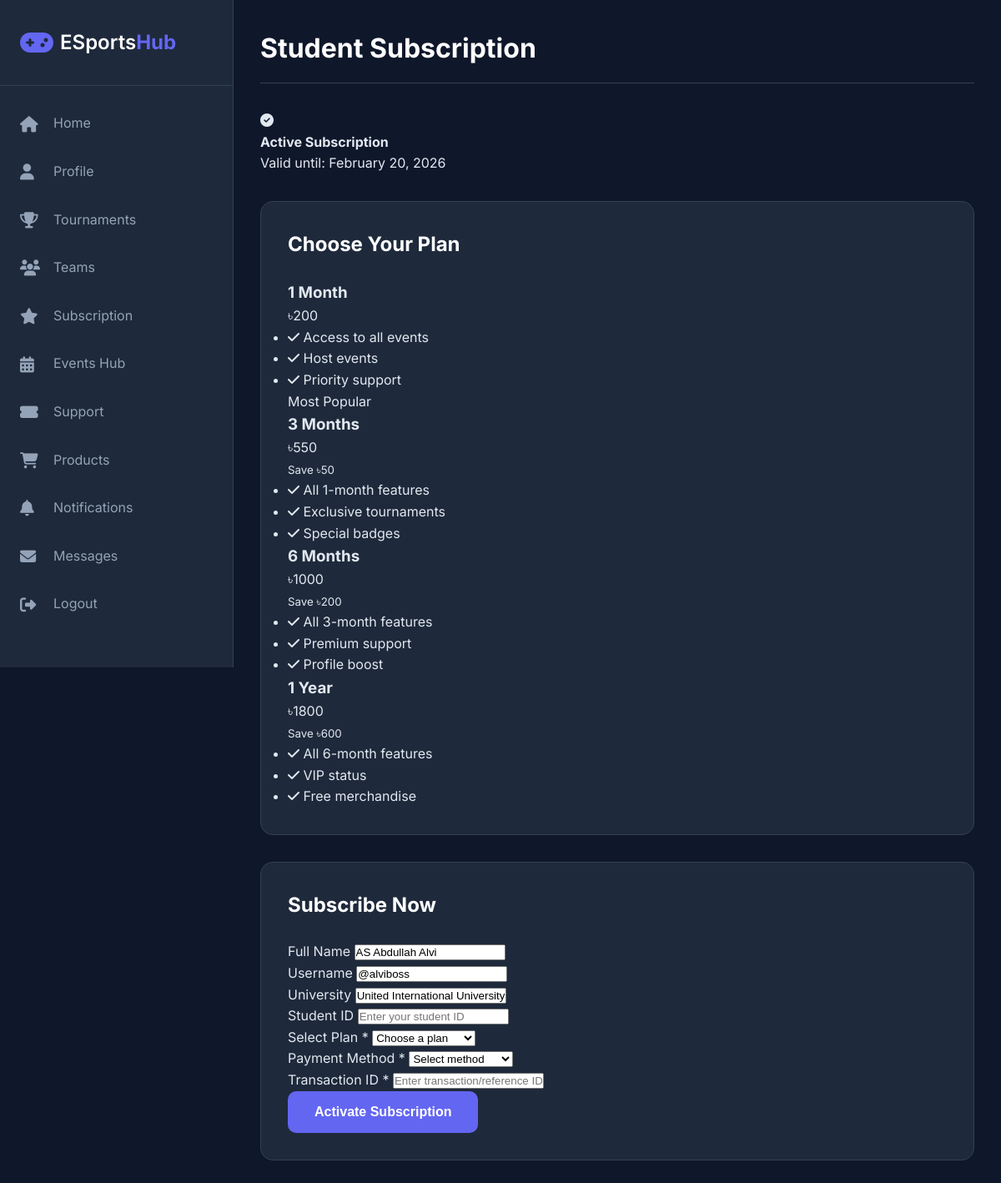
Page /user/subscription.php (signed in) on the committed database.
### tables this page shows
CREATE TABLE `subscriptions` (
  `subscription_id` int(11) NOT NULL,
  `user_id` int(11) NOT NULL,
  `plan_duration` enum('1_month','3_months','6_months','1_year') NOT NULL,
  `amount` decimal(10,2) NOT NULL,
  `payment_method` enum('bKash','Nagad','Card') NOT NULL,
  `transaction_id` varchar(100) DEFAULT NULL,
  `start_date` date NOT NULL,
  `end_date` date NOT NULL,
  `is_active` tinyint(1) DEFAULT 1,
  `created_at` timestamp NOT NULL DEFAULT current_timestamp(),
  `expires_at` datetime DEFAULT NULL
);

CREATE TABLE `users` (
  `user_id` int(11) NOT NULL,
  `full_name` varchar(255) NOT NULL,
  `username` varchar(100) NOT NULL,
  `email` varchar(255) NOT NULL,
  `phone` varchar(20) NOT NULL,
  `password_hash` varchar(255) NOT NULL,
  `gender` enum('Male','Female','Other') NOT NULL,
  `date_of_birth` date NOT NULL,
  `profession` enum('Student','Job Holder','Freelancer','Entrepreneur','Content Creator','None') NOT NULL,
  `role` enum('user','admin','host') DEFAULT 'user',
  `is_active` tinyint(1) DEFAULT 1,
  `profile_image` varchar(255) DEFAULT 'default-avatar.png',
  `terms_agreed` tinyint(1) NOT NULL DEFAULT 1,
  `created_at` timestamp NOT NULL DEFAULT current_timestamp(),
  `last_login` timestamp NULL DEFAULT NULL
);

CREATE TABLE `student_profiles` (
  `student_profile_id` int(11) NOT NULL,
  `user_id` int(11) NOT NULL,
  `university_id` int(11) NOT NULL,
  `department_id` int(11) DEFAULT NULL,
  `student_id_number` varchar(50) DEFAULT NULL,
  `enrollment_year` year(4) DEFAULT NULL,
  `created_at` timestamp NOT NULL DEFAULT current_timestamp()
);

CREATE TABLE `universities` (
  `university_id` int(11) NOT NULL,
  `university_name` varchar(255) NOT NULL,
  `short_name` varchar(50) DEFAULT NULL,
  `location` varchar(255) DEFAULT NULL,
  `created_at` timestamp NOT NULL DEFAULT current_timestamp()
);

### config/database.php (called while the page is built, shortened)
<?php
function executeQuery($conn, $sql) {
    $result = $conn->query($sql);
    return $result;
}
function getSingleRow($conn, $sql) {
    $result = executeQuery($conn, $sql);
    if ($result && $result->num_rows > 0) {
        return $result->fetch_assoc();
    }
    return null;
}
?>

### user/subscription.php (the view, shortened to what this page needs)
<?php
require_once '../config/database.php';
$conn = getConnection();
$user_id = $_SESSION['user_id'];
$sql = "SELECT sp.*, u.university_name FROM student_profiles sp
        LEFT JOIN universities u ON sp.university_id = u.university_id
        WHERE sp.user_id = $user_id";
$student_profile = getSingleRow($conn, $sql);
$sql = "SELECT * FROM subscriptions WHERE user_id = $user_id AND is_active = 1 ORDER BY end_date DESC LIMIT 1";
$active_subscription = getSingleRow($conn, $sql);
$user = getSingleRow($conn, "SELECT * FROM users WHERE user_id = $user_id");
?>
<!DOCTYPE html>
<html lang="en">
<head>
    <link rel="stylesheet" href="../assets/css/style.css">
    <link rel="stylesheet" href="../assets/css/dashboard.css">
    <link rel="stylesheet" href="https://cdnjs.cloudflare.com/ajax/libs/font-awesome/6.4.0/css/all.min.css">
</head>
<body class="dashboard-body">
    <div class="dashboard-container">
        <?php include 'includes/sidebar.php'; ?>
        <main class="main-content">
            <div class="top-bar">
                <h1>Student Subscription</h1>
            </div>
            <div class="dashboard-content">
                <?php if ($active_subscription): ?>
                <div class="alert alert-success">
                    <i class="fas fa-check-circle"></i>
                    <div>
                        <strong>Active Subscription</strong><br>
                        Valid until: <?php echo date('F d, Y', strtotime($active_subscription['end_date'])); ?>
                    </div>
                </div>
                <?php endif; ?>
                <div class="section">
                    <h2>Choose Your Plan</h2>
                    <div class="pricing-grid">
                        <div class="pricing-card">
                            <div class="pricing-header">
                                <h3>1 Month</h3>
                                <p class="price">৳200</p>
                            </div>
                            <ul class="pricing-features">
                                <li><i class="fas fa-check"></i> Access to all events</li>
                                <li><i class="fas fa-check"></i> Host events</li>
                                <li><i class="fas fa-check"></i> Priority support</li>
                            </ul>
                        </div>
                        <div class="pricing-card popular">
                            <div class="badge-popular">Most Popular</div>
                            <div class="pricing-header">
                                <h3>3 Months</h3>
                                <p class="price">৳550</p>
                                <small>Save ৳50</small>
                            </div>
                            <ul class="pricing-features">
                                <li><i class="fas fa-check"></i> All 1-month features</li>
                                <li><i class="fas fa-check"></i> Exclusive tournaments</li>
                                <li><i class="fas fa-check"></i> Special badges</li>
                            </ul>
                        </div>
                        <div class="pricing-card">
                            <div class="pricing-header">
                                <h3>6 Months</h3>
                                <p class="price">৳1000</p>
                                <small>Save ৳200</small>
                            </div>
                            <ul class="pricing-features">
                                <li><i class="fas fa-check"></i> All 3-month features</li>
                                <li><i class="fas fa-check"></i> Premium support</li>
                                <li><i class="fas fa-check"></i> Profile boost</li>
                            </ul>
                        </div>
                        <div class="pricing-card">
                            <div class="pricing-header">
                                <h3>1 Year</h3>
                                <p class="price">৳1800</p>
                                <small>Save ৳600</small>
                            </div>
                            <ul class="pricing-features">
                                <li><i class="fas fa-check"></i> All 6-month features</li>
                                <li><i class="fas fa-check"></i> VIP status</li>
                                <li><i class="fas fa-check"></i> Free merchandise</li>
                            </ul>
                        </div>
                    </div>
                </div>
                <div class="section">
                    <h2>Subscribe Now</h2>
                    <form method="POST" class="subscription-form">
                        <div class="form-row">
                            <div class="form-group">
                                <label>Full Name</label>
                                <input type="text" value="<?php echo htmlspecialchars($user['full_name']); ?>" readonly>
                            </div>
                            <div class="form-group">
                                <label>Username</label>
                                <input type="text" value="<?php echo htmlspecialchars($user['username']); ?>" readonly>
                            </div>
                        </div>
                        <div class="form-row">
                            <div class="form-group">
                                <label>University</label>
                                <input type="text" value="<?php echo htmlspecialchars($student_profile['university_name']); ?>" readonly>
                            </div>
                            <div class="form-group">
                                <label>Student ID</label>
                                <input type="text" name="student_id_number" placeholder="Enter your student ID" required>
                            </div>
                        </div>
                        <div class="form-row">
                            <div class="form-group">
                                <label>Select Plan *</label>
                                <select name="plan_duration" required>
                                    <option value="">Choose a plan</option>
                                </select>
                            </div>
                            <div class="form-group">
                                <label>Payment Method *</label>
                                <select name="payment_method" required>
                                    <option value="">Select method</option>
                                </select>
                            </div>
                        </div>
                        <div class="form-group">
                            <label>Transaction ID *</label>
                            <input type="text" name="transaction_id" placeholder="Enter transaction/reference ID" required>
                        </div>
                        <button type="submit" class="btn btn-primary btn-full">Activate Subscription</button>
                    </form>
                </div>
            </div>
        </main>
    </div>
</body>
</html>

### assets/css/style.css (style rules this page uses)
* { margin: 0; padding: 0; box-sizing: border-box; }
:root { --primary-color: #6366f1; --primary-dark: #4f46e5; --secondary-color: #8b5cf6; --accent-color: #ec4899; --bg-color: #0f172a; --bg-light: #1e293b; --text-color: #e2e8f0; --text-muted: #94a3b8; --white: #ffffff; --success: #10b981; --warning: #f59e0b; --danger: #ef4444; --border-color: #334155; --shadow: 0 10px 30px rgba(0, 0, 0, 0.3); --shadow-lg: 0 20px 60px rgba(0, 0, 0, 0.4); }
body { font-family: 'Inter', -apple-system, BlinkMacSystemFont, 'Segoe UI', Roboto, sans-serif; background: linear-gradient(135deg, #0f172a 0%, #1e293b 100%); color: var(--text-color); line-height: 1.6; overflow-x: hidden; }
.btn { padding: 1rem 2rem; border-radius: 10px; font-weight: 600; font-size: 1rem; cursor: pointer; transition: all 0.3s ease; border: none; text-decoration: none; display: inline-block; }
.btn-primary { background: var(--primary-color); color: var(--white); }

### assets/css/dashboard.css (style rules this page uses)
.dashboard-body { background: var(--bg-color); min-height: 100vh; }
.dashboard-container { display: flex; min-height: 100vh; }
.main-content { margin-left: 280px; flex: 1; padding: 2rem; width: calc(100% - 280px); }
.top-bar { display: flex; justify-content: space-between; align-items: center; margin-bottom: 2rem; padding-bottom: 1rem; border-bottom: 1px solid var(--border-color); }
.top-bar h1 { font-size: 2rem; color: var(--white); }
.dashboard-content { display: flex; flex-direction: column; gap: 2rem; }
.section { background: var(--bg-light); border: 1px solid var(--border-color); border-radius: 15px; padding: 2rem; }
.section h2 { font-size: 1.5rem; margin-bottom: 1.5rem; color: var(--white); }

### rows in the picture
subscriptions: end_date "February 20, 2026"
users: full_name "AS Abdullah Alvi", username "@alviboss"
student_profiles: university.university_name "United International University"
